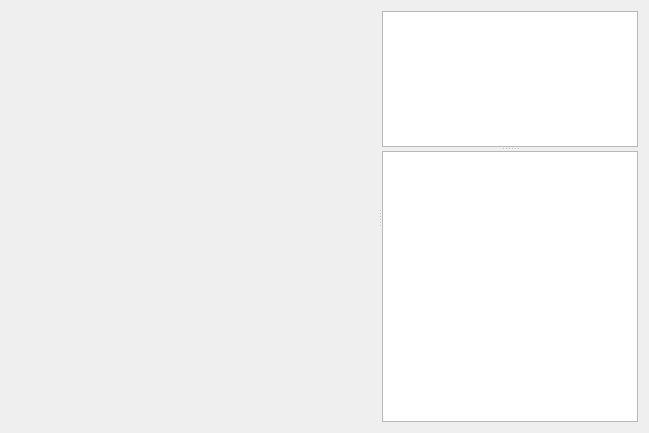
<?xml version="1.0" encoding="UTF-8"?>
<ui version="4.0">
 <class>GroupChatWindowClass</class>
 <widget class="QWidget" name="GroupChatWindowClass">
  <property name="geometry">
   <rect>
    <x>0</x>
    <y>0</y>
    <width>649</width>
    <height>433</height>
   </rect>
  </property>
  <property name="windowTitle">
   <string>GroupChatWindow</string>
  </property>
  <layout class="QGridLayout" name="gridLayout">
   <item row="0" column="0">
    <widget class="QSplitter" name="splitter_2">
     <property name="orientation">
      <enum>Qt::Horizontal</enum>
     </property>
     <widget class="ChatMessageWindow" name="chatMessageWindow" native="true">
      <property name="sizePolicy">
       <sizepolicy hsizetype="Expanding" vsizetype="Expanding">
        <horstretch>3</horstretch>
        <verstretch>0</verstretch>
       </sizepolicy>
      </property>
     </widget>
     <widget class="QSplitter" name="splitter">
      <property name="sizePolicy">
       <sizepolicy hsizetype="Preferred" vsizetype="Expanding">
        <horstretch>0</horstretch>
        <verstretch>0</verstretch>
       </sizepolicy>
      </property>
      <property name="orientation">
       <enum>Qt::Vertical</enum>
      </property>
      <widget class="QTextBrowser" name="textBrowserAnnounce">
       <property name="sizePolicy">
        <sizepolicy hsizetype="Preferred" vsizetype="Expanding">
         <horstretch>0</horstretch>
         <verstretch>1</verstretch>
        </sizepolicy>
       </property>
      </widget>
      <widget class="QListWidget" name="listWidgetMembers">
       <property name="sizePolicy">
        <sizepolicy hsizetype="Preferred" vsizetype="Expanding">
         <horstretch>0</horstretch>
         <verstretch>2</verstretch>
        </sizepolicy>
       </property>
       <property name="focusPolicy">
        <enum>Qt::NoFocus</enum>
       </property>
       <property name="editTriggers">
        <set>QAbstractItemView::NoEditTriggers</set>
       </property>
      </widget>
     </widget>
    </widget>
   </item>
  </layout>
 </widget>
 <layoutdefault spacing="6" margin="11"/>
 <customwidgets>
  <customwidget>
   <class>ChatMessageWindow</class>
   <extends>QWidget</extends>
   <header>chatmessagewindow.h</header>
   <container>1</container>
  </customwidget>
 </customwidgets>
 <resources/>
 <connections/>
</ui>
